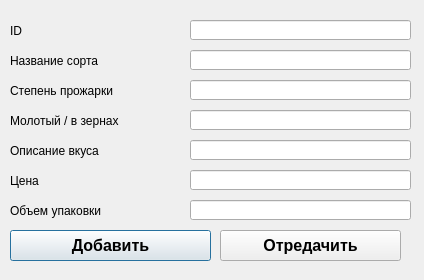
<?xml version="1.0" encoding="UTF-8"?>
<ui version="4.0">
 <class>Dialog</class>
 <widget class="QDialog" name="Dialog">
  <property name="geometry">
   <rect>
    <x>0</x>
    <y>0</y>
    <width>424</width>
    <height>280</height>
   </rect>
  </property>
  <property name="windowTitle">
   <string>Dialog</string>
  </property>
  <widget class="QPushButton" name="pushButton">
   <property name="geometry">
    <rect>
     <x>10</x>
     <y>230</y>
     <width>201</width>
     <height>31</height>
    </rect>
   </property>
   <property name="font">
    <font>
     <pointsize>12</pointsize>
     <weight>75</weight>
     <bold>true</bold>
    </font>
   </property>
   <property name="text">
    <string>Добавить</string>
   </property>
  </widget>
  <widget class="QPushButton" name="pushButton_2">
   <property name="geometry">
    <rect>
     <x>220</x>
     <y>230</y>
     <width>181</width>
     <height>31</height>
    </rect>
   </property>
   <property name="font">
    <font>
     <pointsize>12</pointsize>
     <weight>75</weight>
     <bold>true</bold>
    </font>
   </property>
   <property name="text">
    <string>Отредачить</string>
   </property>
  </widget>
  <widget class="QLineEdit" name="lineEdit">
   <property name="geometry">
    <rect>
     <x>190</x>
     <y>20</y>
     <width>221</width>
     <height>20</height>
    </rect>
   </property>
  </widget>
  <widget class="QLabel" name="label">
   <property name="geometry">
    <rect>
     <x>10</x>
     <y>20</y>
     <width>121</width>
     <height>21</height>
    </rect>
   </property>
   <property name="text">
    <string>ID</string>
   </property>
  </widget>
  <widget class="QLabel" name="label_2">
   <property name="geometry">
    <rect>
     <x>10</x>
     <y>50</y>
     <width>121</width>
     <height>21</height>
    </rect>
   </property>
   <property name="text">
    <string>Название сорта</string>
   </property>
  </widget>
  <widget class="QLineEdit" name="lineEdit_2">
   <property name="geometry">
    <rect>
     <x>190</x>
     <y>50</y>
     <width>221</width>
     <height>20</height>
    </rect>
   </property>
  </widget>
  <widget class="QLabel" name="label_3">
   <property name="geometry">
    <rect>
     <x>10</x>
     <y>80</y>
     <width>121</width>
     <height>21</height>
    </rect>
   </property>
   <property name="text">
    <string>Степень прожарки</string>
   </property>
  </widget>
  <widget class="QLineEdit" name="lineEdit_3">
   <property name="geometry">
    <rect>
     <x>190</x>
     <y>80</y>
     <width>221</width>
     <height>20</height>
    </rect>
   </property>
  </widget>
  <widget class="QLabel" name="label_4">
   <property name="geometry">
    <rect>
     <x>10</x>
     <y>110</y>
     <width>121</width>
     <height>21</height>
    </rect>
   </property>
   <property name="text">
    <string>Молотый / в зернах</string>
   </property>
  </widget>
  <widget class="QLineEdit" name="lineEdit_4">
   <property name="geometry">
    <rect>
     <x>190</x>
     <y>110</y>
     <width>221</width>
     <height>20</height>
    </rect>
   </property>
  </widget>
  <widget class="QLabel" name="label_5">
   <property name="geometry">
    <rect>
     <x>10</x>
     <y>140</y>
     <width>121</width>
     <height>21</height>
    </rect>
   </property>
   <property name="text">
    <string>Описание вкуса</string>
   </property>
  </widget>
  <widget class="QLineEdit" name="lineEdit_5">
   <property name="geometry">
    <rect>
     <x>190</x>
     <y>140</y>
     <width>221</width>
     <height>20</height>
    </rect>
   </property>
  </widget>
  <widget class="QLabel" name="label_6">
   <property name="geometry">
    <rect>
     <x>10</x>
     <y>170</y>
     <width>121</width>
     <height>21</height>
    </rect>
   </property>
   <property name="text">
    <string>Цена</string>
   </property>
  </widget>
  <widget class="QLineEdit" name="lineEdit_6">
   <property name="geometry">
    <rect>
     <x>190</x>
     <y>170</y>
     <width>221</width>
     <height>20</height>
    </rect>
   </property>
  </widget>
  <widget class="QLineEdit" name="lineEdit_7">
   <property name="geometry">
    <rect>
     <x>190</x>
     <y>200</y>
     <width>221</width>
     <height>20</height>
    </rect>
   </property>
   <property name="text">
    <string/>
   </property>
  </widget>
  <widget class="QLabel" name="label_7">
   <property name="geometry">
    <rect>
     <x>10</x>
     <y>200</y>
     <width>121</width>
     <height>21</height>
    </rect>
   </property>
   <property name="text">
    <string>Объем упаковки</string>
   </property>
  </widget>
 </widget>
 <resources/>
 <connections/>
</ui>
